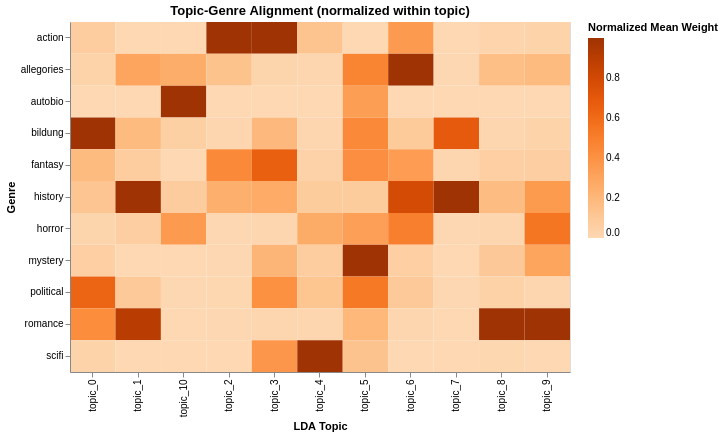

Notebook code cell kept with this figure:
### Code cell
import altair as alt

topic_genre_df = novels_topics_df.melt(
    id_vars=['genre'],
    value_vars=topic_cols,
    var_name='topic',
    value_name='weight'
)

topic_genre_means = (
    topic_genre_df
    .groupby(['genre', 'topic'])['weight']
    .mean()
    .reset_index()
)

# Normalize within each topic so genres are comparable
topic_genre_means['normalized'] = topic_genre_means.groupby('topic')['weight'].transform(
    lambda x: (x - x.min()) / (x.max() - x.min() + 1e-9)
)

# topic_genre_means = pd.read_csv('../../assets/files/combined_novels_topic_genre_means.csv')
alt.Chart(topic_genre_means).mark_rect().encode(
    x=alt.X('topic:N', title='LDA Topic'),
    y=alt.Y('genre:N', title='Genre'),
    color=alt.Color('normalized:Q',
                    scale=alt.Scale(scheme='oranges'),
                    title='Normalized Mean Weight'),
    tooltip=[
        alt.Tooltip('genre:N'),
        alt.Tooltip('topic:N'),
        alt.Tooltip('weight:Q', format='.3f', title='Mean Weight'),
        alt.Tooltip('normalized:Q', format='.2f', title='Normalized')
    ]
).properties(
    title='Topic-Genre Alignment (normalized within topic)',
    width=500,
    height=350
)

### Figure 1 — Vega-Lite specification as saved in the notebook (floating-point values rounded to 4 significant figures)
{"config": {"view": {"continuousWidth": 300, "continuousHeight": 300}}, "data": {"name": "data-941dab93cc5b07fc5d0be1833b5a89ff"}, "mark": {"type": "rect"}, "encoding": {"color": {"field": "normalized", "scale": {"scheme": "oranges"}, "title": "Normalized Mean Weight", "type": "quantitative"}, "tooltip": [{"field": "genre", "type": "nominal"}, {"field": "topic", "type": "nominal"}, {"field": "weight", "format": ".3f", "title": "Mean Weight", "type": "quantitative"}, {"field": "normalized", "format": ".2f", "title": "Normalized", "type": "quantitative"}], "x": {"field": "topic", "title": "LDA Topic", "type": "nominal"}, "y": {"field": "genre", "title": "Genre", "type": "nominal"}}, "height": 350, "title": "Topic-Genre Alignment (normalized within topic)", "width": 500, "$schema": "https://vega.github.io/schema/vega-lite/v6.1.0.json", "datasets": {"data-941dab93cc5b07fc5d0be1833b5a89ff": [{"genre": "action", "topic": "topic_0", "weight": 0.02666, "normalized": 0.07095}, {"genre": "action", "topic": "topic_1", "weight": 1.534e-05, "normalized": 0.0001602}, {"genre": "action", "topic": "topic_10", "weight": 9.304e-05, "normalized": 0.0001036}, {"genre": "action", "topic": "topic_2", "weight": 0.122, "normalized": 1.0}, {"genre": "action", "topic": "topic_3", "weight": 0.6074, "normalized": 1.0}, {"genre": "action", "topic": "topic_4", "weight": 0.07959, "normalized": 0.127}, {"genre": "action", "topic": "topic_5", "weight": 0.04196, "normalized": 0.0}, {"genre": "action", "topic": "topic_6", "weight": 0.105, "normalized": 0.3543}, {"genre": "action", "topic": "topic_7", "weight": 1.534e-05, "normalized": 8.68e-05}, {"genre": "action", "topic": "topic_8", "weight": 0.008488, "normalized": 0.02541}, {"genre": "action", "topic": "topic_9", "weight": 0.008743, "normalized": 0.03379}, {"genre": "allegories", "topic": "topic_0", "weight": 0.01251, "normalized": 0.03328}, {"genre": "allegories", "topic": "topic_1", "weight": 0.01805, "normalized": 0.2974}, {"genre": "allegories", "topic": "topic_10", "weight": 0.1927, "normalized": 0.2576}, {"genre": "allegories", "topic": "topic_2", "weight": 0.01663, "normalized": 0.1363}, {"genre": "allegories", "topic": "topic_3", "weight": 0.01374, "normalized": 0.02262}, {"genre": "allegories", "topic": "topic_4", "weight": 0.007732, "normalized": 0.01233}, {"genre": "allegories", "topic": "topic_5", "weight": 0.3405, "normalized": 0.4752}, {"genre": "allegories", "topic": "topic_6", "weight": 0.2965, "normalized": 1.0}, {"genre": "allegories", "topic": "topic_7", "weight": 0.0005716, "normalized": 0.005053}, {"genre": "allegories", "topic": "topic_8", "weight": 0.05394, "normalized": 0.1616}, {"genre": "allegories", "topic": "topic_9", "weight": 0.04713, "normalized": 0.1822}, {"genre": "autobio", "topic": "topic_0", "weight": 5.613e-06, "normalized": 0.0}, {"genre": "autobio", "topic": "topic_1", "weight": 5.613e-06, "normalized": 0.0}, {"genre": "autobio", "topic": "topic_10", "weight": 0.748, "normalized": 1.0}, {"genre": "autobio", "topic": "topic_2", "weight": 5.613e-06, "normalized": 0.0}, {"genre": "autobio", "topic": "topic_3", "weight": 5.613e-06, "normalized": 0.0}, {"genre": "autobio", "topic": "topic_4", "weight": 5.613e-06, "normalized": 0.0}, {"genre": "autobio", "topic": "topic_5", "weight": 0.252, "normalized": 0.3343}, {"genre": "autobio", "topic": "topic_6", "weight": 5.613e-06, "normalized": 0.0}, {"genre": "autobio", "topic": "topic_7", "weight": 5.613e-06, "normalized": 0.0}, {"genre": "autobio", "topic": "topic_8", "weight": 5.613e-06, "normalized": 0.0}, {"genre": "autobio", "topic": "topic_9", "weight": 5.613e-06, "normalized": 0.0}, {"genre": "bildung", "topic": "topic_0", "weight": 0.3757, "normalized": 1.0}, {"genre": "bildung", "topic": "topic_1", "weight": 0.01108, "normalized": 0.1826}, {"genre": "bildung", "topic": "topic_10", "weight": 0.0413, "normalized": 0.05519}, {"genre": "bildung", "topic": "topic_2", "weight": 0.002243, "normalized": 0.01834}, {"genre": "bildung", "topic": "topic_3", "weight": 0.1164, "normalized": 0.1917}, {"genre": "bildung", "topic": "topic_4", "weight": 0.01196, "normalized": 0.01908}, {"genre": "bildung", "topic": "topic_5", "weight": 0.3215, "normalized": 0.4449}, {"genre": "bildung", "topic": "topic_6", "weight": 0.02751, "normalized": 0.09276}, {"genre": "bildung", "topic": "topic_7", "weight": 0.07734, "normalized": 0.6904}, {"genre": "bildung", "topic": "topic_8", "weight": 0.006657, "normalized": 0.01993}, {"genre": "bildung", "topic": "topic_9", "weight": 0.008326, "normalized": 0.03218}, {"genre": "fantasy", "topic": "topic_0", "weight": 0.06893, "normalized": 0.1835}, {"genre": "fantasy", "topic": "topic_1", "weight": 0.004345, "normalized": 0.07152}, {"genre": "fantasy", "topic": "topic_10", "weight": 3.45e-05, "normalized": 2.535e-05}, {"genre": "fantasy", "topic": "topic_2", "weight": 0.05453, "normalized": 0.4469}, {"genre": "fantasy", "topic": "topic_3", "weight": 0.3984, "normalized": 0.6559}, {"genre": "fantasy", "topic": "topic_4", "weight": 0.02625, "normalized": 0.04187}, {"genre": "fantasy", "topic": "topic_5", "weight": 0.305, "normalized": 0.4187}, {"genre": "fantasy", "topic": "topic_6", "weight": 0.103, "normalized": 0.3476}, {"genre": "fantasy", "topic": "topic_7", "weight": 0.001911, "normalized": 0.01701}, {"genre": "fantasy", "topic": "topic_8", "weight": 0.02066, "normalized": 0.06188}, {"genre": "fantasy", "topic": "topic_9", "weight": 0.01688, "normalized": 0.06524}, {"genre": "history", "topic": "topic_0", "weight": 0.04611, "normalized": 0.1227}, {"genre": "history", "topic": "topic_1", "weight": 0.06068, "normalized": 1.0}, {"genre": "history", "topic": "topic_10", "weight": 0.05743, "normalized": 0.07676}, {"genre": "history", "topic": "topic_2", "weight": 0.03003, "normalized": 0.2462}, {"genre": "history", "topic": "topic_3", "weight": 0.1625, "normalized": 0.2675}, {"genre": "history", "topic": "topic_4", "weight": 0.05213, "normalized": 0.08316}, {"genre": "history", "topic": "topic_5", "weight": 0.09348, "normalized": 0.08201}, {"genre": "history", "topic": "topic_6", "weight": 0.2327, "normalized": 0.7848}, {"genre": "history", "topic": "topic_7", "weight": 0.112, "normalized": 1.0}, {"genre": "history", "topic": "topic_8", "weight": 0.05976, "normalized": 0.179}, {"genre": "history", "topic": "topic_9", "weight": 0.09322, "normalized": 0.3605}, {"genre": "horror", "topic": "topic_0", "weight": 0.007792, "normalized": 0.02073}, {"genre": "horror", "topic": "topic_1", "weight": 0.004137, "normalized": 0.06809}, {"genre": "horror", "topic": "topic_10", "weight": 0.266, "normalized": 0.3557}, {"genre": "horror", "topic": "topic_2", "weight": 0.000446, "normalized": 0.00361}, {"genre": "horror", "topic": "topic_3", "weight": 0.0108, "normalized": 0.01778}, {"genre": "horror", "topic": "topic_4", "weight": 0.1661, "normalized": 0.2651}, {"genre": "horror", "topic": "topic_5", "weight": 0.2505, "normalized": 0.332}, {"genre": "horror", "topic": "topic_6", "weight": 0.1475, "normalized": 0.4974}, {"genre": "horror", "topic": "topic_7", "weight": 0.0005307, "normalized": 0.004688}, {"genre": "horror", "topic": "topic_8", "weight": 0.004285, "normalized": 0.01282}, {"genre": "horror", "topic": "topic_9", "weight": 0.1419, "normalized": 0.5486}, {"genre": "mystery", "topic": "topic_0", "weight": 0.02325, "normalized": 0.06188}, {"genre": "mystery", "topic": "topic_1", "weight": 2.448e-05, "normalized": 0.0003109}, {"genre": "mystery", "topic": "topic_10", "weight": 2.448e-05, "normalized": 1.194e-05}, {"genre": "mystery", "topic": "topic_2", "weight": 0.0005681, "normalized": 0.004611}, {"genre": "mystery", "topic": "topic_3", "weight": 0.1302, "normalized": 0.2143}, {"genre": "mystery", "topic": "topic_4", "weight": 0.04504, "normalized": 0.07186}, {"genre": "mystery", "topic": "topic_5", "weight": 0.6702, "normalized": 1.0}, {"genre": "mystery", "topic": "topic_6", "weight": 0.01765, "normalized": 0.05951}, {"genre": "mystery", "topic": "topic_7", "weight": 2.448e-05, "normalized": 0.0001684}, {"genre": "mystery", "topic": "topic_8", "weight": 0.03467, "normalized": 0.1039}, {"genre": "mystery", "topic": "topic_9", "weight": 0.07841, "normalized": 0.3032}, {"genre": "political", "topic": "topic_0", "weight": 0.2378, "normalized": 0.6329}, {"genre": "political", "topic": "topic_1", "weight": 0.006063, "normalized": 0.09983}, {"genre": "political", "topic": "topic_10", "weight": 0.004395, "normalized": 0.005856}, {"genre": "political", "topic": "topic_2", "weight": 0.001148, "normalized": 0.009368}, {"genre": "political", "topic": "topic_3", "weight": 0.2469, "normalized": 0.4065}, {"genre": "political", "topic": "topic_4", "weight": 0.07927, "normalized": 0.1265}, {"genre": "political", "topic": "topic_5", "weight": 0.3752, "normalized": 0.5305}, {"genre": "political", "topic": "topic_6", "weight": 0.02946, "normalized": 0.09937}, {"genre": "political", "topic": "topic_7", "weight": 0.0006318, "normalized": 0.00559}, {"genre": "political", "topic": "topic_8", "weight": 0.01437, "normalized": 0.04302}, {"genre": "political", "topic": "topic_9", "weight": 0.004752, "normalized": 0.01836}, {"genre": "romance", "topic": "topic_0", "weight": 0.1605, "normalized": 0.4272}, {"genre": "romance", "topic": "topic_1", "weight": 0.05473, "normalized": 0.9019}, {"genre": "romance", "topic": "topic_10", "weight": 0.0004572, "normalized": 0.0005905}, {"genre": "romance", "topic": "topic_2", "weight": 0.0007228, "normalized": 0.005879}, {"genre": "romance", "topic": "topic_3", "weight": 0.01054, "normalized": 0.01734}, {"genre": "romance", "topic": "topic_4", "weight": 0.007853, "normalized": 0.01252}, {"genre": "romance", "topic": "topic_5", "weight": 0.1691, "normalized": 0.2024}, {"genre": "romance", "topic": "topic_6", "weight": 0.003704, "normalized": 0.01248}, {"genre": "romance", "topic": "topic_7", "weight": 9.374e-06, "normalized": 3.358e-05}, {"genre": "romance", "topic": "topic_8", "weight": 0.3338, "normalized": 1.0}, {"genre": "romance", "topic": "topic_9", "weight": 0.2586, "normalized": 1.0}, {"genre": "scifi", "topic": "topic_0", "weight": 0.01302, "normalized": 0.03463}, {"genre": "scifi", "topic": "topic_1", "weight": 1.554e-05, "normalized": 0.0001637}, {"genre": "scifi", "topic": "topic_10", "weight": 1.554e-05, "normalized": 0.0}, {"genre": "scifi", "topic": "topic_2", "weight": 0.0002816, "normalized": 0.002263}, {"genre": "scifi", "topic": "topic_3", "weight": 0.2298, "normalized": 0.3784}, {"genre": "scifi", "topic": "topic_4", "weight": 0.6268, "normalized": 1.0}, {"genre": "scifi", "topic": "topic_5", "weight": 0.1263, "normalized": 0.1342}, {"genre": "scifi", "topic": "topic_6", "weight": 1.554e-05, "normalized": 3.35e-05}, {"genre": "scifi", "topic": "topic_7", "weight": 1.554e-05, "normalized": 8.865e-05}, {"genre": "scifi", "topic": "topic_8", "weight": 0.003135, "normalized": 0.009375}, {"genre": "scifi", "topic": "topic_9", "weight": 0.0006528, "normalized": 0.002503}]}}
